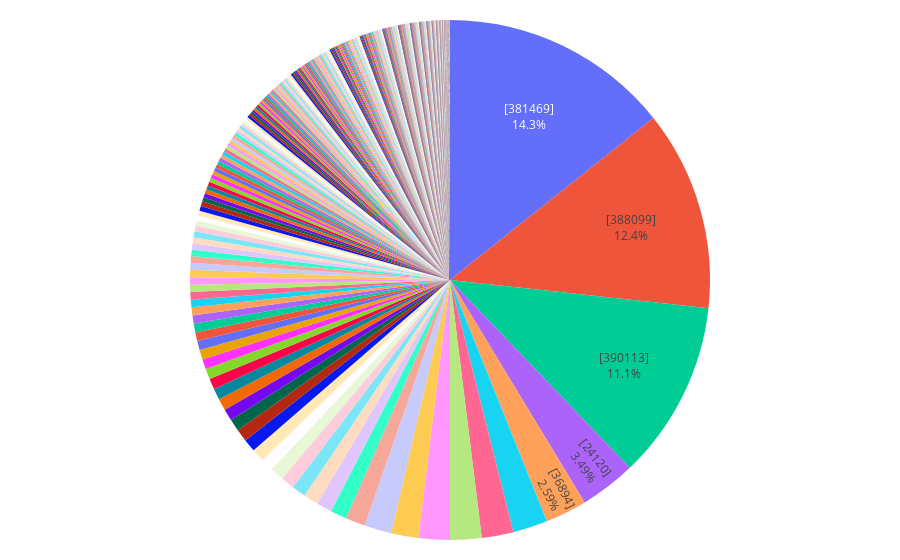

The code cell stored with this chart in its notebook:
### Code cell
graph_project_distribution(data)

### Figure 1 — Plotly figure (JSON) as saved in the notebook; plotly's stock layout.template omitted (floating-point values rounded to 4 significant figures; data arrays with more than 128 entries replaced by an {"elided": "..."} marker saying what was removed)
{"data": [{"direction": "clockwise", "domain": {"x": [0, 1], "y": [0, 1]}, "hoverinfo": "label+value+percent", "labels": {"elided": "905 str values"}, "legendgroup": "", "name": "", "showlegend": true, "text": {"elided": "905 str values"}, "textinfo": "text+percent", "textposition": "inside", "type": "pie", "values": {"elided": "905 float values"}}], "layout": {"autosize": true, "legend": {"tracegroupgap": 0}, "margin": {"b": 20, "l": 20, "r": 20, "t": 20}, "showlegend": false, "uniformtext": {"minsize": 11, "mode": "hide"}}}
